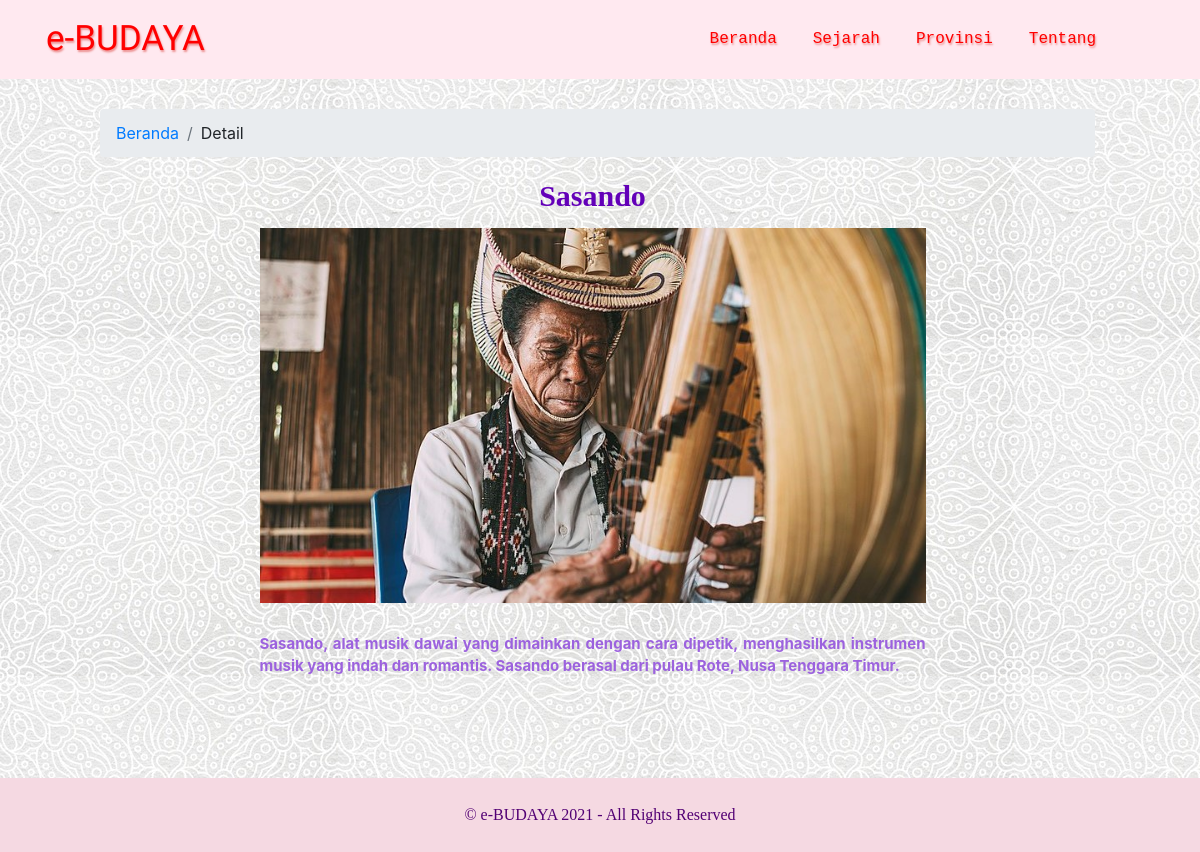
Screenshot of /detail.php?id=2 with the database file from the repository.
### tables this page shows
CREATE TABLE `artikel` (
  `id_artikel` int(5) NOT NULL,
  `judul_artikel` varchar(100) NOT NULL,
  `isi_artikel` text NOT NULL,
  `gambar_artikel` varchar(200) NOT NULL
);

### detail.php (the view)
<?php
  require "inc/koneksi.php";
  $id = $_GET ['id'];
  $query = mysqli_query($con, "SELECT * FROM artikel where id_artikel = '$id'");
  $data = mysqli_fetch_assoc($query);
?>
<?php
  include "header.php";
?>
  <nav aria-label="breadcrumb" style="margin-top: 30px; margin-left: 100px; width: 84%;">
    <ol class="breadcrumb">
      <li class="breadcrumb-item">
        <a href="index.php">Beranda</a>
      </li>
      <li class="breadcrumb-item">Detail</li>
    </ol>
  </nav>
  <section>
    <div class="container">
      <div class="detail">
          <div class="title" style="margin-top: 10px;"><?=$data['judul_artikel'];?></div>
          <img class="thumbnail" src="upload/<?=$data['gambar_artikel'];?>">
          <div class="desc">
            <p><?=$data['isi_artikel'];?></p>
          </div>
      </div>
    </div>
  </section>
<?php
  include "footer.php";
?>

### assets/css/style.css (style rules this page uses)
body { margin: 0; padding: 0; margin-right: 15px; background-image: url(assets/img/batik.jpg); }
.detail { width: 60%; margin: 0 auto; }
.thumbnail { width: 100%; }
.detail .title { color: #6300B8; font-family: 'Arial Rounded MT'; text-align: center; font-size: 20px; font-weight: bold; margin-bottom: 10px; }
.detail .desc p { color: #9C62DE; margin-bottom: 50px; font-size: 15px; font-weight: bold; text-align: justify; margin-top: 30px; }
@media (min-width: 992px) { .detail .title { font-size: 30px; } }

### rows the page displays
artikel: judul_artikel "Sasando", gambar_artikel (picture), isi_artikel "Sasando, alat musik dawai yang dimainkan dengan cara dipetik, menghasilkan instrumen musik yang indah dan romantis. Sasando berasal dari pulau Rote, Nusa Tenggara Timur."
